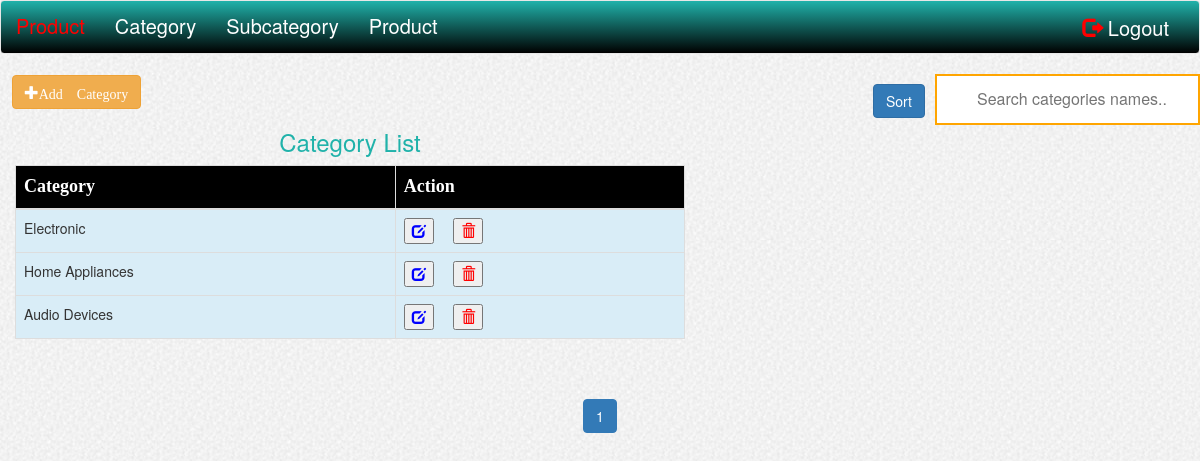
Screenshot of /category_list.php (signed in) with the database file from the repository.
### tables this page shows
CREATE TABLE `category` (
  `category_id` int(10) NOT NULL,
  `category_name` varchar(45) NOT NULL
);

### category_list.php (the view, shortened to what this page needs)
<?php
 include("header.php");
 include("db-config.php");
    ?>
 <input type="text" id="myInput" onkeyup="myFunction()" placeholder="Search categories names.." title="Type in a name" style="float:right; border:2px solid orange;overflow: hidden;">&nbsp;&nbsp;
 <button id="sort" class="btn btn-primary"onclick="sortTable()"style="float:right;margin-right:10px;margin-top:10px;">Sort</button>
<button type="button" class="btn btn-warning glyphicon glyphicon-plus"  id="button1" data-toggle="modal" data-target="#myCat">Add Category</button>
<div class="container-fluid">
 <div class="row">
  <div class="col-sm-2"></div>
  <div class="col-sm-7" id="Edit">
<div class="table table-responsive" id="cattable">
  <h3 class="text-center" id="list">Category List</h3>
<table class="table table-bordered" id="myTable">
<thead>
  <tr id="table">
  <th>Category</th>
  <th>Action</th>
  </tr>
</thead>
<tbody>
<?php
$showRecordPerPage = 5;
if(isset($_GET['page']) && !empty($_GET['page'])){
$currentPage = $_GET['page'];
}else{
$currentPage = 1;
}
$startFrom = ($currentPage * $showRecordPerPage) - $showRecordPerPage;
$cat="SELECT * FROM category ORDER BY category_id LIMIT $startFrom, $showRecordPerPage";
$sql=mysqli_query($conn, $cat);
  if ($sql->num_rows > 0) {
  while($row = $sql->fetch_assoc()) {
    echo "<tr class='info'>";
    echo"<td>".$row['category_name']."</td>";
    echo"<td><button id='".$row['category_id']."' class='editcat'><span class='glyphicon glyphicon-edit' id='edit'></span></button> &nbsp;&nbsp&nbsp;&nbsp";
      echo "<button id='".$row['category_id']."' class='deletetcat'><span class='glyphicon glyphicon-trash' id='delete'></span></button></td>";
    echo"</tr>";
    }
  }
?>
 </tbody>
</table>
</div>
</div>
<div class="col-sm-2"></div>
</div>
</div>
<nav aria-label="Page navigation" class="text-center" id="paginationcat">
<ul class="pagination">
<li class="page-item active"><a class="page-link" href="?page=<?php echo $currentPage ?>"><?php echo $currentPage ?></a></li>
</ul>
</nav>
<?php
  include("footer.php");
?>

### css/style.css (style rules this page uses)
#delete { color:red; }
#edit { color:blue; }
#list { color:#20B2AA; }
#table { background: black; color: white; font-size: 18px; font-family: comic sans; padding: 20px; }

### sort.php (style rules this page uses)
* { box-sizing: border-box; }
#myInput { background-position: 10px 10px; background-repeat: no-repeat; width: auto; float:right; font-size: 16px; padding: 12px 20px 12px 40px; border: 1px solid #ddd; margin-bottom: 12px; }

### rows the page displays
category: category_name "Electronic"
category: category_name "Home Appliances"
category: category_name "Audio Devices"

### other values shown
$currentPage "1"
